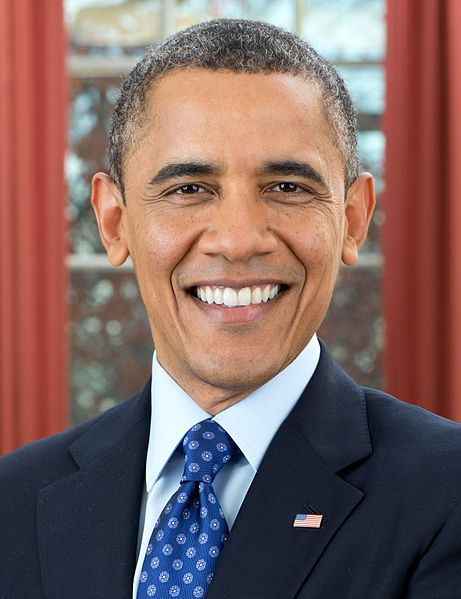
#> input picture autocrop-master/input/obama.jpg, 461 x 599 px, found by its file name; its folder holds only this picture in this run
$ python ImageCrop4.py
#> lines starting #> are read from the running program, lines starting #| are printed output that depends on the picture; after the words box and inside, x2 and y2 are one past the last pixel; in counts of white or black regions, pixels touching at a corner belong together
import cv2
import os

def facechop(image):
#> called with image = 'image'
    facedata = 'C:\\Users\\Owner\\PycharmProjects\\FacialExpressionRecognition\\image_processing\\haarcascade_frontalface_default.xml'
    cascade = cv2.CascadeClassifier(facedata)
    DIR = 'C:/Users/Owner/PycharmProjects/untitled2/input/'
    pictures = [name for name in os.listdir(DIR) if os.path.isfile(os.path.join(DIR, name))]

    for pic in pictures:
        img = cv2.imread(DIR + str(pic))
#> img is the input picture: shape (599, 461, 3); mean B, G, R 98.2, 101.3, 127.8

        minisize = (img.shape[1],img.shape[0])
#> minisize = (461, 599)
        miniframe = cv2.resize(img, minisize)

        faces = cascade.detectMultiScale(miniframe)
#> faces = [[100, 80, 277, 277]]

        for f in faces:
            x, y, w, h = [ v for v in f ]
            cv2.rectangle(img, (x,y), (x+w,y+h), (255,255,255))

            sub_face = img[y:y+h, x:x+w]
            face_file_name = "C:/Users/Owner/PycharmProjects/untitled2/cropmethod4/" + str(y) + ".jpg"
            cv2.imwrite(face_file_name, sub_face)
#> this loop made 1 pass
#> pass 1, in facechop, `sub_face = img[y:y+h, x:x+w]`:
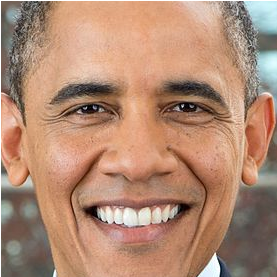
#> sub_face: shape (277, 277, 3); mean B, G, R 115.6, 138.5, 177.8
#> after the loop:
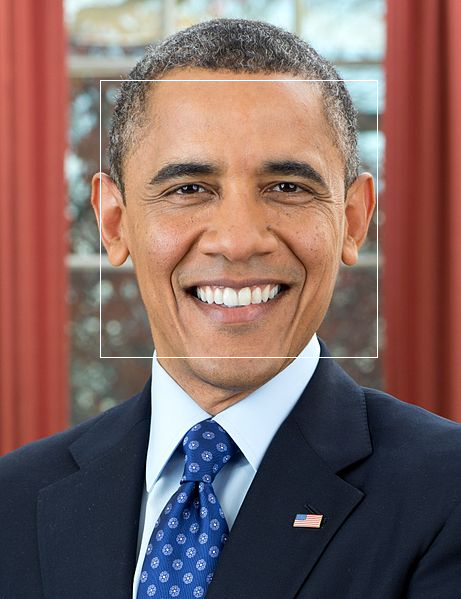
#> img: shape (599, 461, 3); 0.4% of pixels changed, all inside (x1, y1, x2, y2) = (100, 80, 378, 358)

        cv2.imshow(image, img)

if __name__ :

    facechop("image")

    while(True):
        key = cv2.waitKey(30)
#> (key Q is pressed here)
        if key in [27,
                   ord('Q'), ord('q')]:
            break
